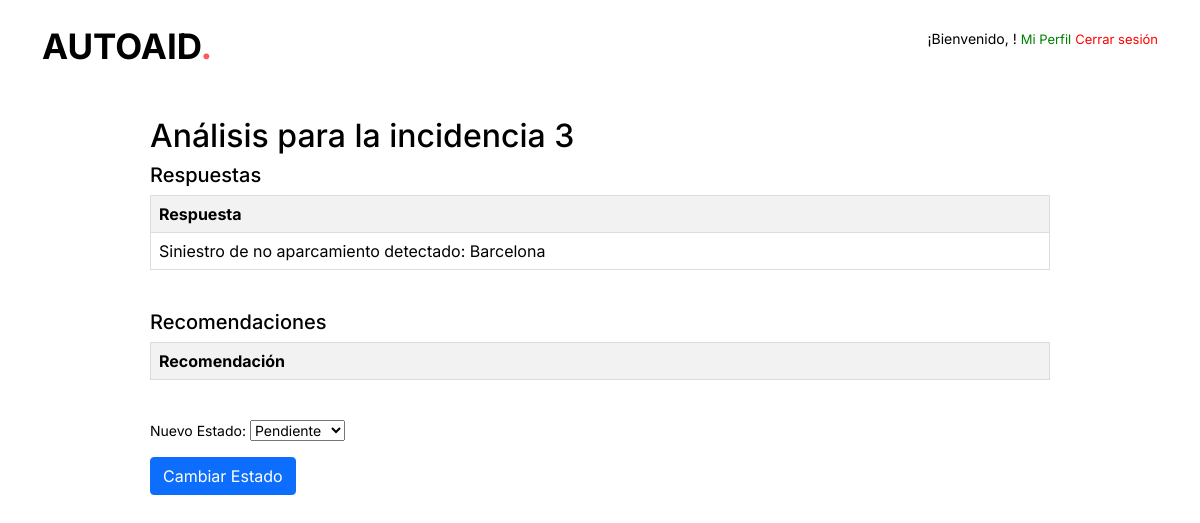
Before: /incidencia/3/analisis/ with the older database file.
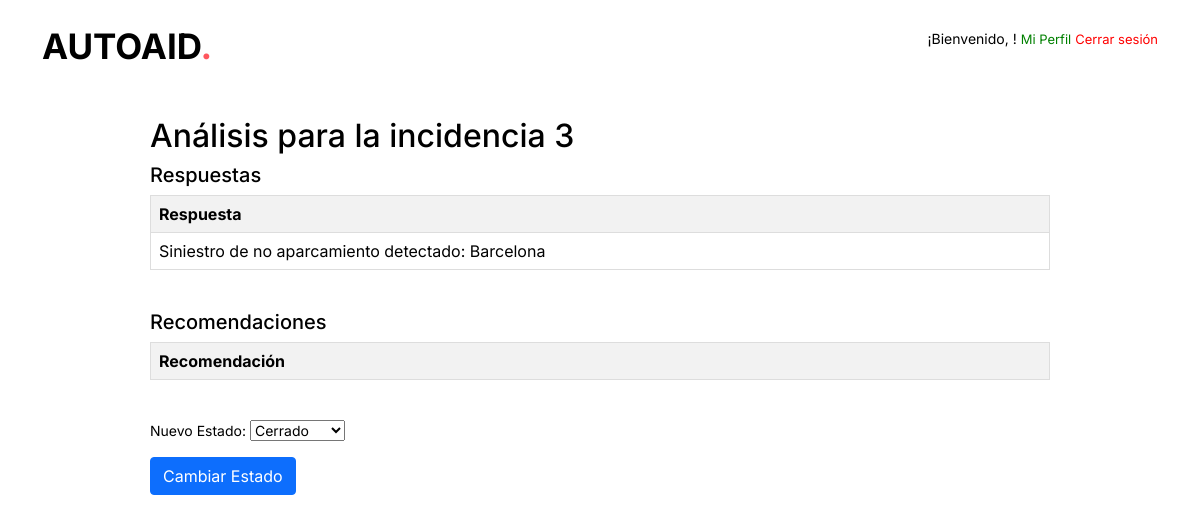
After: the same page with the newer database file.
### vehicle_visualization/models.py (models this page shows)
class Incidencia(models.Model):
    usuario = models.ForeignKey(settings.AUTH_USER_MODEL, on_delete=models.CASCADE)
    email = models.CharField(max_length=30, verbose_name='email', null=True)
    descripcion = models.TextField()
    nivel_dano_capo = models.IntegerField(choices=[(i, i) for i in range(0, 5)])
    imagen_capo = models.ImageField(upload_to='imagenes_incidencias/capo/', blank=True, null=True)
    nivel_dano_paragolpes = models.IntegerField(choices=[(i, i) for i in range(0, 5)])
    imagen_paragolpes = models.ImageField(upload_to='imagenes_incidencias/paragolpes/', blank=True, null=True)
    nivel_dano_lateral_izq = models.IntegerField(choices=[(i, i) for i in range(0, 5)])
    imagen_lateral_izq = models.ImageField(upload_to='imagenes_incidencias/lateral_izq/', blank=True, null=True)
    nivel_dano_lateral_der = models.IntegerField(choices=[(i, i) for i in range(0, 5)])
    imagen_lateral_der = models.ImageField(upload_to='imagenes_incidencias/lateral_der/', blank=True, null=True)
    nivel_dano_techo = models.IntegerField(choices=[(i, i) for i in range(0, 5)])
    imagen_techo = models.ImageField(upload_to='imagenes_incidencias/techo/', blank=True, null=True)
    nivel_dano_atras = models.IntegerField(choices=[(i, i) for i in range(0, 5)])
    imagen_atras = models.ImageField(upload_to='imagenes_incidencias/atras/', blank=True, null=True)
    fecha_hora_siniestro = models.DateTimeField(verbose_name='Fecha y hora del siniestro', null=True)
    ubicacion_siniestro = models.CharField(max_length=255, verbose_name='Ubicación del siniestro', null=True)
    tipo_aparcamiento = models.CharField(
        max_length=2,
        choices=TIPO_APARCAMIENTO_CHOICES,
        verbose_name='Tipo de Aparcamiento',
        default="no"
    )
    matricula = models.CharField(max_length=20, verbose_name='Matrícula', null=True)
    marca_modelo = models.CharField(max_length=50, verbose_name='Marca y Modelo', null=True)
    nombre_asegurado = models.CharField(max_length=100, verbose_name='Nombre y Apellidos del asegurado', null=True)
    telefono_movil = models.CharField(max_length=20, verbose_name='Teléfono móvil', null=True)
    vehiculos_propiedades_involucrados = models.TextField(verbose_name='Vehículos o propiedades involucrados', null=True, blank=True)
    testigo = models.CharField(max_length=100, verbose_name='Testigo', null=True, blank=True)
    contacto_testigo = models.CharField(max_length=100, verbose_name='Contacto del testigo', null=True, blank=True)
    llamada_policia = models.CharField(
        max_length=2,
        choices=TIPO_APARCAMIENTO_CHOICES,
        verbose_name='¿Se llamó a la policía?',
        default="no"
    )
    numero_incidencia_policial = models.CharField(max_length=50, verbose_name='Número de incidencia policial', null=True, blank=True)
    estado = models.CharField(
        max_length=20,
        choices=ESTADO_CHOICES,
        default='pendiente',
        verbose_name='Estado'
    )

### vehicle_visualization/views.py (the view)
# urls.py: path('incidencia/<int:incidencia_id>/analisis/', views.ver_analisis_drools, name='ver_analisis_drools'),
def ver_analisis_drools(request, incidencia_id):
    try:
        analisis = IncidenciaRevisada.objects.filter(incidencia_id=incidencia_id).latest('id')
    except IncidenciaRevisada.DoesNotExist:
        analisis = None
    incidencia = get_object_or_404(Incidencia, id=incidencia_id)
    form = CambiarEstadoIncidenciaForm(instance=incidencia)
    if request.method == 'POST':
        form = CambiarEstadoIncidenciaForm(request.POST, instance=incidencia)
        if form.is_valid():
            form.save()
            return redirect('vehicle_visualization:ver_analisis_drools', incidencia_id=incidencia_id)
    respuestas, recomendaciones = [], []
    if analisis:
        respuestas = json.loads(analisis.respuestas_json)
        recomendaciones = json.loads(analisis.recomendaciones_json)
    return render(request, 'vehicle_visualization/analisis.html', {
        'respuestas': respuestas,
        'recomendaciones': recomendaciones,
        'incidencia_id': incidencia_id,
        'form': form
    })

### vehicle_visualization/forms.py
class CambiarEstadoIncidenciaForm(forms.ModelForm):
    ESTADO_CHOICES = [
        ('pendiente', 'Pendiente'),
        ('en_revision', 'En revisión'),
        ('cerrado', 'Cerrado'),
    ]
    estado = forms.ChoiceField(choices=ESTADO_CHOICES, label="Nuevo Estado")
    class Meta:
        model = Incidencia
        fields = ['estado']

### vehicle_visualization/templates/vehicle_visualization/analisis.html (shortened to what this page needs)
<head>
      <link href="https://cdn.jsdelivr.net/npm/remixicon@2.5.0/fonts/remixicon.css" rel="stylesheet">
      <link href="https://cdn.jsdelivr.net/npm/bootstrap@5.0.2/dist/css/bootstrap.min.css" rel="stylesheet">
      <link href="https://unpkg.com/aos@2.3.1/dist/aos.css" rel="stylesheet">
      <link rel="stylesheet" type="text/css" href="https://cdn.jsdelivr.net/npm/slick-carousel@1.8.1/slick/slick.css"/>
      {% load static %}
      <link rel="stylesheet" href="{% static 'css/main.css' %}">
  </head>
  <header class="ds-header ds-header-home">
    <div class="container">
        <div class="ds-header-inner">
          <a href="/home" class="ds-logo">autoAID<span>.</span></a>
          <div style="align-items:center;">
          <p>
          ¡Bienvenido, {{ user.nombre }} ! <a href="{% url 'edit_profile' %}" style="color: green; font-size: small;">Mi Perfil</a>
          <a href="{% url 'logout' %}" style="color: red; font-size: small;">Cerrar sesión</a></p>
          </div>
        </div>
    </div>
</header>
<div style="margin-left: 150; margin-right: 150;">
{% block content %}
<div class="analisis-section">
    <h2>Análisis para la incidencia {{ incidencia_id }}</h2>
    <div class="analisis-section">
        <h5>Respuestas</h5>
        <table class="analisis-table">
            <tr>
                <th>Respuesta</th>
            </tr>
            {% for respuesta in respuestas %}
            <tr>
                <td>{{ respuesta }}</td>
            </tr>
            {% endfor %}
        </table>
    </div>
    <div class="analisis-section">
        <h5>Recomendaciones</h5>
        <table class="analisis-table">
            <tr>
                <th>Recomendación</th>
            </tr>
        </table>
    </div>
    <form method="post">
        {{ form.as_p }}
        <button type="submit" class="btn btn-primary">Cambiar Estado</button>
    </form>
</div>
{% endblock %}
</div>

Changed rows visible on the page:
changed Incidencia: estado "Pendiente" → "Cerrado"
